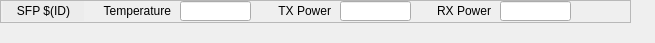
<?xml version="1.0" encoding="UTF-8"?>
<ui version="4.0">
 <class>Form</class>
 <widget class="QWidget" name="Form">
  <property name="geometry">
   <rect>
    <x>0</x>
    <y>0</y>
    <width>655</width>
    <height>43</height>
   </rect>
  </property>
  <property name="windowTitle">
   <string>Form</string>
  </property>
  <widget class="QFrame" name="frame">
   <property name="geometry">
    <rect>
     <x>0</x>
     <y>0</y>
     <width>631</width>
     <height>23</height>
    </rect>
   </property>
   <property name="frameShape">
    <enum>QFrame::StyledPanel</enum>
   </property>
   <property name="frameShadow">
    <enum>QFrame::Raised</enum>
   </property>
   <widget class="caLineEdit" name="calineedit_7">
    <property name="geometry">
     <rect>
      <x>340</x>
      <y>1</y>
      <width>71</width>
      <height>20</height>
     </rect>
    </property>
    <property name="toolTip">
     <string>Transceiver optical output power</string>
    </property>
    <property name="channel" stdset="0">
     <string notr="true">$(EVG):SFP$(ID)-Pwr-TX-I</string>
    </property>
    <property name="unitsEnabled">
     <bool>true</bool>
    </property>
   </widget>
   <widget class="caRelatedDisplay" name="carelateddisplay_3">
    <property name="geometry">
     <rect>
      <x>580</x>
      <y>1</y>
      <width>51</width>
      <height>20</height>
     </rect>
    </property>
    <property name="toolTip">
     <string>Detailed SFP information</string>
    </property>
    <property name="background">
     <color>
      <red>183</red>
      <green>157</green>
      <blue>92</blue>
     </color>
    </property>
    <property name="labels">
     <string notr="true">More</string>
    </property>
    <property name="files">
     <string notr="true">G_EVG_sfp.ui</string>
    </property>
    <property name="args">
     <string notr="true">ID=$(ID),EVG=$(EVG)</string>
    </property>
   </widget>
   <widget class="caLabel" name="calabel">
    <property name="geometry">
     <rect>
      <x>3</x>
      <y>1</y>
      <width>81</width>
      <height>20</height>
     </rect>
    </property>
    <property name="styleSheet">
     <string notr="true">background-color: rgb(236, 236, 236, 255);</string>
    </property>
    <property name="text">
     <string>SFP $(ID)</string>
    </property>
    <property name="alignment">
     <set>Qt::AlignCenter</set>
    </property>
   </widget>
   <widget class="caLineEdit" name="calineedit_8">
    <property name="geometry">
     <rect>
      <x>500</x>
      <y>1</y>
      <width>71</width>
      <height>20</height>
     </rect>
    </property>
    <property name="toolTip">
     <string>Transceiver optical input power</string>
    </property>
    <property name="channel" stdset="0">
     <string notr="true">$(EVG):SFP$(ID)-Pwr-RX-I</string>
    </property>
    <property name="unitsEnabled">
     <bool>true</bool>
    </property>
   </widget>
   <widget class="QLabel" name="label_16">
    <property name="geometry">
     <rect>
      <x>90</x>
      <y>1</y>
      <width>81</width>
      <height>20</height>
     </rect>
    </property>
    <property name="text">
     <string>Temperature</string>
    </property>
    <property name="alignment">
     <set>Qt::AlignRight|Qt::AlignTrailing|Qt::AlignVCenter</set>
    </property>
   </widget>
   <widget class="QLabel" name="label_18">
    <property name="geometry">
     <rect>
      <x>420</x>
      <y>1</y>
      <width>71</width>
      <height>20</height>
     </rect>
    </property>
    <property name="text">
     <string>RX Power</string>
    </property>
    <property name="alignment">
     <set>Qt::AlignRight|Qt::AlignTrailing|Qt::AlignVCenter</set>
    </property>
   </widget>
   <widget class="QLabel" name="label_17">
    <property name="geometry">
     <rect>
      <x>260</x>
      <y>1</y>
      <width>71</width>
      <height>20</height>
     </rect>
    </property>
    <property name="text">
     <string>TX Power</string>
    </property>
    <property name="alignment">
     <set>Qt::AlignRight|Qt::AlignTrailing|Qt::AlignVCenter</set>
    </property>
   </widget>
   <widget class="caLineEdit" name="calineedit_6">
    <property name="geometry">
     <rect>
      <x>180</x>
      <y>1</y>
      <width>71</width>
      <height>20</height>
     </rect>
    </property>
    <property name="toolTip">
     <string>Transceiver temperature in Celsius</string>
    </property>
    <property name="channel" stdset="0">
     <string notr="true">$(EVG):SFP$(ID)-T-I</string>
    </property>
    <property name="unitsEnabled">
     <bool>true</bool>
    </property>
   </widget>
  </widget>
 </widget>
 <customwidgets>
  <customwidget>
   <class>caRelatedDisplay</class>
   <extends>QWidget</extends>
   <header>caRelatedDisplay</header>
  </customwidget>
  <customwidget>
   <class>caLabel</class>
   <extends>QLabel</extends>
   <header>caLabel</header>
  </customwidget>
  <customwidget>
   <class>caLineEdit</class>
   <extends>QLineEdit</extends>
   <header>caLineEdit</header>
  </customwidget>
 </customwidgets>
 <resources/>
 <connections/>
</ui>
